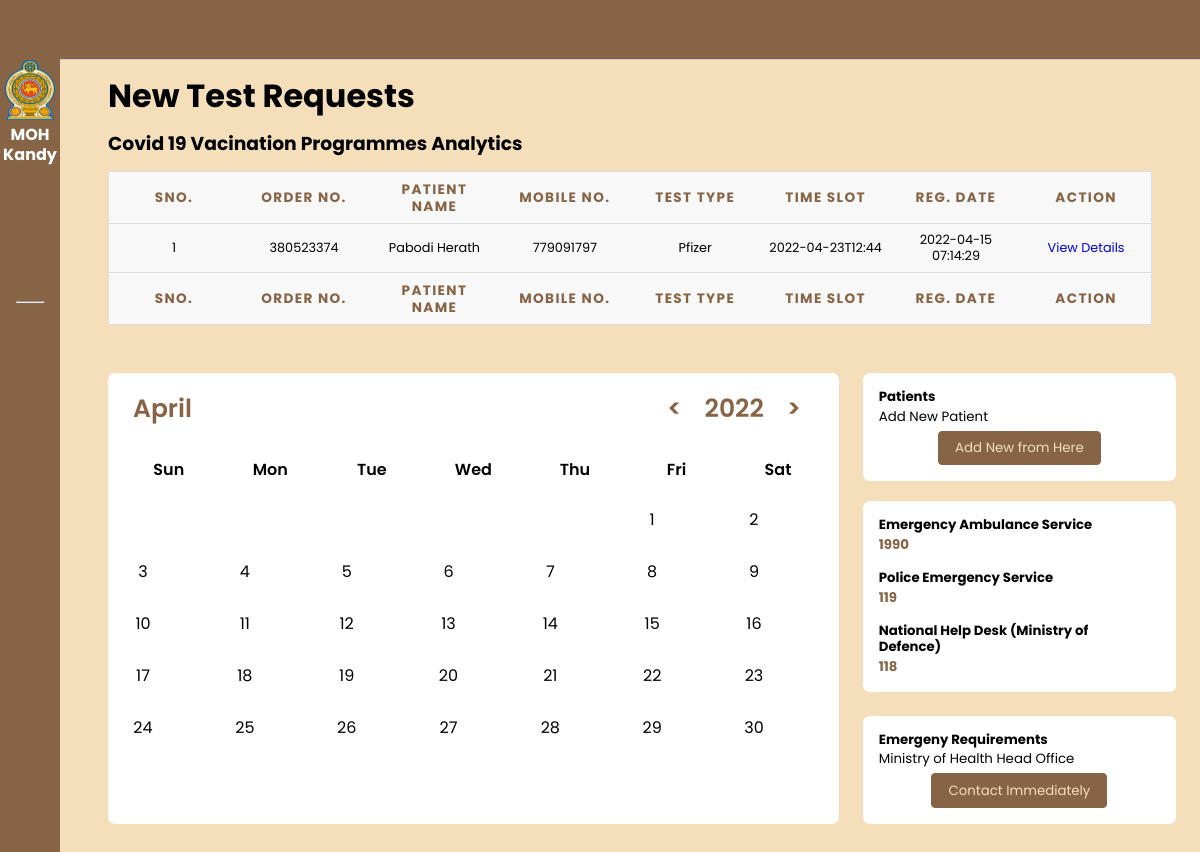
Screenshot of /reportdelivered-test.php (signed in) with the database file from the repository.
### tables this page shows
CREATE TABLE `tbltestrecord` (
  `id` int NOT NULL,
  `OrderNumber` bigint DEFAULT NULL,
  `PatientMobileNumber` bigint DEFAULT NULL,
  `TestType` varchar(100) DEFAULT NULL,
  `TestTimeSlot` varchar(120) DEFAULT NULL,
  `ReportStatus` varchar(100) DEFAULT NULL,
  `FinalReport` varchar(150) DEFAULT NULL,
  `ReportUploadTime` varchar(200) DEFAULT NULL,
  `RegistrationDate` timestamp NULL DEFAULT CURRENT_TIMESTAMP,
  `AssignedtoEmpId` varchar(150) DEFAULT NULL,
  `AssigntoName` varchar(180) DEFAULT NULL,
  `AssignedTime` varchar(100) DEFAULT NULL
);

CREATE TABLE `tblpatients` (
  `id` int NOT NULL,
  `FullName` varchar(120) DEFAULT NULL,
  `MobileNumber` bigint DEFAULT NULL,
  `DateOfBirth` date DEFAULT NULL,
  `GovtIssuedId` varchar(150) DEFAULT NULL,
  `GovtIssuedIdNo` varchar(150) DEFAULT NULL,
  `FullAddress` varchar(255) DEFAULT NULL,
  `State` varchar(200) DEFAULT NULL,
  `RegistrationDate` timestamp NOT NULL DEFAULT CURRENT_TIMESTAMP
);

### reportdelivered-test.php (the view, shortened to what this page needs)
<?php session_start();
include_once('includes/config.php');
if (strlen($_SESSION['aid']==0)) {
  header('location:logout.php');
  } else{
?>
<!DOCTYPE html>
<html lang="en">
<head>
    <link rel="stylesheet" href="https://cdn.jsdelivr.net/gh/lykmapipo/themify-icons@0.1.2/css/themify-icons.css">
    <link rel="stylesheet" href="style.css">
    <link rel="stylesheet" href="dropdown.css">
    <link rel="stylesheet" href="tables.css">
</head>
<body>
    <?php include_once('includes/sidesection.php');?>
    <div class="main-content">
        <header>
        </header>
        <main>
            <h1 class="dash-title">New Test Requests</h1>
            <h3 class="dash-title">Covid 19 Vacination Programmes Analytics</h3>
            <div class="container">
            <form name="assignto" method="post">
                    <table class="table table-bordered" id="dataTable" width="100%" cellspacing="0">
                                    <thead>
                                        <tr>
                                            <th>Sno.</th>
                                            <th>Order No.</th>
                                            <th>Patient Name</th>
                                            <th>Mobile No.</th>
                                            <th>Test Type</th>
                                            <th>Time Slot</th>
                                            <th>Reg. Date</th>
                                            <th>Action</th>
                                        </tr>
                                    </thead>
                                      <tfoot>
                                            <tr>
                                            <th>Sno.</th>
                                            <th>Order No.</th>
                                            <th>Patient Name</th>
                                            <th>Mobile No.</th>
                                            <th>Test Type</th>
                                            <th>Time Slot</th>
                                            <th>Reg. Date</th>
                                            <th>Action</th>
                                        </tr>
                                    </tfoot>
                                    <tbody>
<?php $query=mysqli_query($con,"select tbltestrecord.OrderNumber,tblpatients.FullName,tblpatients.MobileNumber,tbltestrecord.TestType,tbltestrecord.TestTimeSlot,tbltestrecord.RegistrationDate,tbltestrecord.id as testid from tbltestrecord
join tblpatients on tblpatients.MobileNumber=tbltestrecord.PatientMobileNumber
where ReportStatus='Delivered'
    ");
$cnt=1;
while($row=mysqli_fetch_array($query)){
?>
                                        <tr>
                                            <td><?php echo $cnt;?></td>
                                            <td><?php echo $row['OrderNumber'];?></td>
                                            <td><?php echo $row['FullName'];?></td>
                                            <td><?php echo $row['MobileNumber'];?></td>
                                            <td><?php echo $row['TestType'];?></td>
                                            <td><?php echo $row['TestTimeSlot'];?></td>
                                             <td><?php echo $row['RegistrationDate'];?></td>
                                            <td>
                                <a href="test-details.php?tid=<?php echo $row['testid'];?>&&oid=<?php echo $row['OrderNumber'];?>" class="btn btn-info btn-sm">View Details</a>
                            </td>
                                        </tr>
<?php $cnt++;} ?>
                                    </tbody>
                                </table>
                                     </form>
</div>
<?php include_once('includes/bottomsection.php');?>
        </main>
    </div>
</body>
</html>
<?php } ?>

### style.css (style rules this page uses)
body { background-color: #F4DFBA; }
* { font-family: 'Poppins', sans-serif; margin: 0; padding: 0; text-decoration: none; list-style-type: none; box-sizing: border-box; }
.main-content { position: relative; margin-left: 240px; transition: margin-left 500ms; }
main { margin-top: 60px; background: #F4DFBA; min-height: 90vh; padding: 1rem 3rem; }
header { position: fixed; left: 240px; top: 0; z-index: 100; width: calc(100% - 240px); background: #876445; height: 60px; padding: 0rem 1rem; display: flex; align-items: center; justify-content: space-between; border-bottom: 1px solid #ccc; transition: left 500ms; }
.dash-title { color: var(--color-dark); margin-bottom: 1rem; }
th { font-size: 1.1rem; padding: 1rem 1rem; color: #876445; text-align: center; }
td { font-size: .8rem; padding: 1rem 1rem; text-align: center; }
@media only screen and (max-width: 1200px) { .main-content { margin-left: 60px; } }
@media only screen and (max-width: 1200px) { .main-content header { left: 60px; width: calc(100% - 60px); } }
* { padding: 0; margin: 0; box-sizing: border-box; }

### tables.css (style rules this page uses)
table { border: 1px solid #ccc; border-collapse: collapse; margin: 0; padding: 0; width: 100%; table-layout: fixed; }
table tr { background-color: #f8f8f8; border: 1px solid #ddd; padding: .35em; }
table th, table td { padding: .625em; text-align: center; }
table th { font-size: .85em; letter-spacing: .1em; text-transform: uppercase; }
body { font-family: "Open Sans", sans-serif; line-height: 1.25; }

### rows the page displays
tbltestrecord: OrderNumber "380523374", tblpatients.FullName "Pabodi Herath", tblpatients.MobileNumber "779091797", TestType "Pfizer", TestTimeSlot "2022-04-23T12:44", RegistrationDate "2022-04-15 07:14:29"
